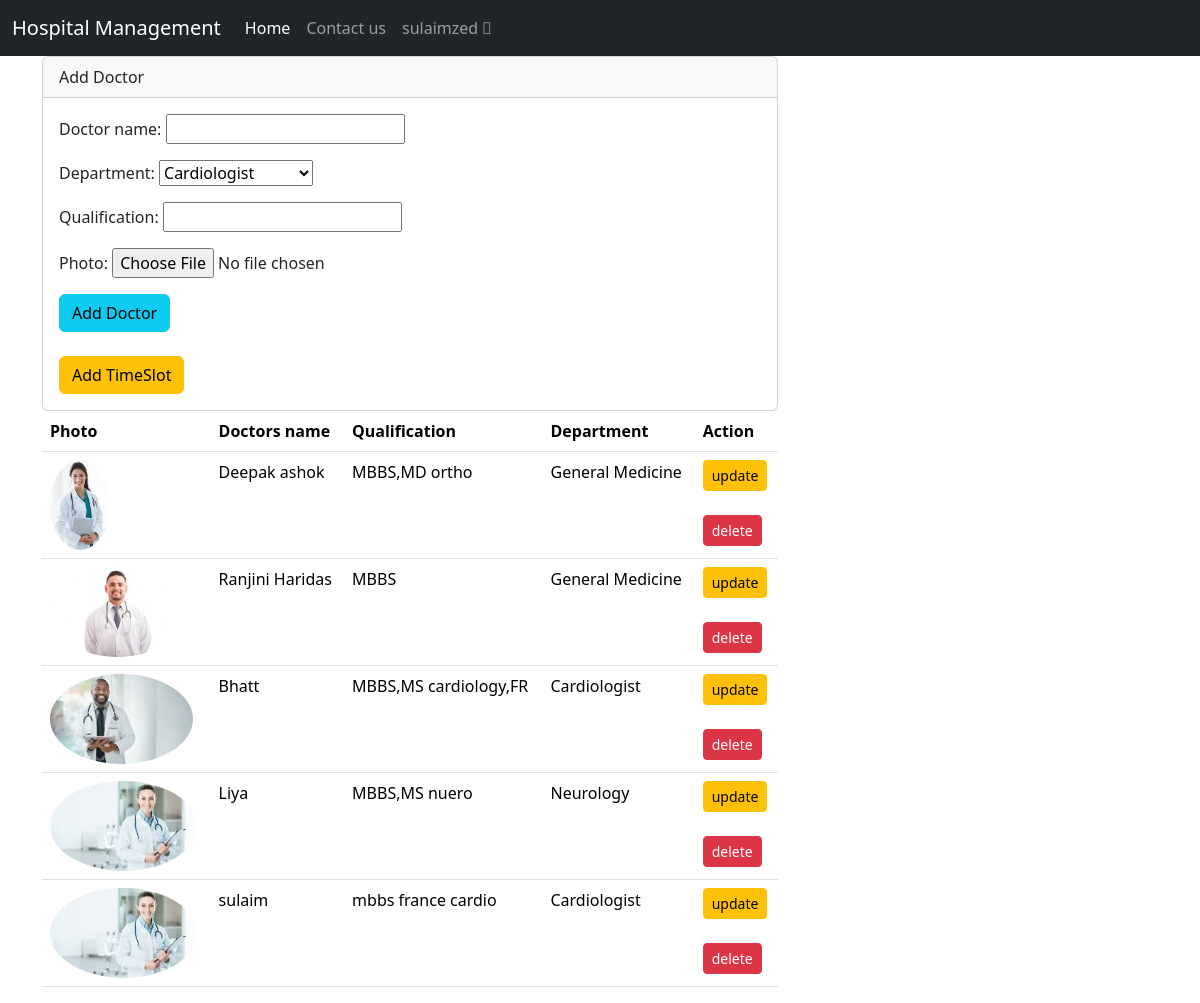
Page /doctors (signed in) on the committed database.
### clinic/models.py (models this page shows, shortened)
class Doctor(models.Model):
    departments=[('Cardiologist','Cardiologist'),
('Neurology','Neurology'),
('General Medicine','General Medicine'),
('Ortho','Ortho')
]
    doctor_name=models.CharField(max_length=50)
    department=models.CharField(choices=departments,max_length=200,default="General Medicicne")
    qualification=models.CharField(max_length=200)
    photo=models.ImageField(upload_to="images",null=True,blank=True)

### clinic/views.py (the view)
# urls.py: path("doctors",views.DoctorsView.as_view(),name="doctors"),
@method_decorator(signin_required,name="dispatch")
class DoctorsView(CreateView,ListView):
    model=Doctor
    template_name="doctors-list.html"
    success_url=reverse_lazy("admindash")
    form_class=DoctorsForm
    context_object_name="doctors"

### clinic/forms.py
class DoctorsForm(ModelForm):
    class Meta:
        model=Doctor
        fields="__all__"

### clinic/views.py (called while the page is built)
def signin_required(fn):
    def wrapper(request,*args,**kw):
        if not request.user.is_authenticated:
            messages.error(request,"please login to perform the action")
            return redirect("log-in")
        else:
            return fn(request,*args,**kw)
    return wrapper

### clinic/templates/doctors-list.html (shortened to what this page needs)
{%include "base.html"%}
{%include "nav.html"%}
<div class="container">
    <div class="row">
        <div class="col-8">
            <div class="card">
                <div class="card-header">
                  Add Doctor
                </div>
                <div class="card-body">
                    <form action="" method="post" enctype="multipart/form-data">
                        {{form.as_p}}
                        <button type="submit" class="btn btn-info">Add Doctor</button>
                    </form>
                    <br>
                    <a href="{%url 'time-slot'%}" class="btn btn-warning">Add TimeSlot</a>
                </div>
            </div>
        </div>
        <div class="col-8">
            <table class="table">
                <thead>
                  <tr>
                    <th scope="col">Photo</th>
                    <th scope="col">Doctors name</th>
                    <th scope="col">Qualification</th>
                    <th scope="col">Department</th>
                    <th scope="col">Action</th>
                  </tr>
                </thead>
                <tbody>
                {%for d in doctors%}
                  <tr>
                    <td><img src="{{d.photo.url}}" alt="" class="rounded-circle w3-center" height="90px"></td>
                    <td>{{d.doctor_name}}</td>
                    <td>{{d.qualification}}</td>
                    <td>{{d.department}}</td>
                    <td><a href="{%url 'doctor-update' d.id%}" class="btn btn-warning btn-sm">update</a> <br> <br><a href="{%url 'doctor-delete' d.id%}" class="btn btn-danger btn-sm">delete</a></td>
                  </tr>
                {%endfor%}
                </tbody>
              </table>
        </div>
    </div>
</div>

### clinic/templates/base.html (shortened to what this page needs)
<!DOCTYPE html>
<html lang="en">
<head>
    <link href="https://cdn.jsdelivr.net/npm/bootstrap@5.3.1/dist/css/bootstrap.min.css" rel="stylesheet">
</head>
<body>
</body>
</html>

### clinic/templates/nav.html (shortened to what this page needs)
    <nav class="navbar navbar-expand-lg navbar-dark  bg-dark">
        <div class="container-fluid">
          <a class="navbar-brand" href="#">Hospital Management</a>
          <div class="collapse navbar-collapse" id="navbarSupportedContent">
            <ul class="navbar-nav mr-auto mb-2 mb-lg-0">
              <li class="nav-item">
                <a class="nav-link active" aria-current="page" href="#">Home</a>
              </li>
              <li class="nav-item">
                <a class="nav-link" href="#">Contact us</a>
              </li>
              <li class="nav-item mr-1">
                <a class="nav-link" href="#">{{request.user}} &#xF4E1;</a>
              </li>
            </ul>
          </div>
        </div>
      </nav>

### rows in the picture
Doctor: photo (picture), doctor_name "Deepak ashok", qualification "MBBS,MD ortho", department "General Medicine"
Doctor: photo (picture), doctor_name "Ranjini Haridas", qualification "MBBS", department "General Medicine"
Doctor: photo (picture), doctor_name "Bhatt", qualification "MBBS,MS cardiology,FR", department "Cardiologist"
Doctor: photo (picture), doctor_name "Liya", qualification "MBBS,MS nuero", department "Neurology"
Doctor: photo (picture), doctor_name "sulaim", qualification "mbbs france cardio", department "Cardiologist"

### other values in the picture
{{ request.user }} "sulaimzed"
